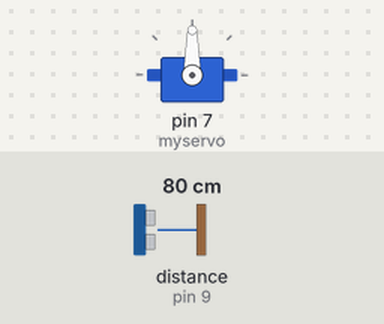
This sketch was run on a simulated Arduino Uno, built with avr-gcc and run on an emulated ATmega328P. Parts: servo. Wiring (inferred from the names in the program): ultrasonic range finder: trigger pin 8; echo pin 9. The test bench sets the inputs (shaded band); at power-on: distance to the obstacle (sensor on pin 9) 80 cm. The echo pulse lasts 58.3 µs per cm.

Above: at 1.2 s.
1.3 s: distance to the obstacle (sensor on pin 9) set to 10 cm
2.8 s: distance to the obstacle (sensor on pin 9) set to 7 cm
At 3.2 s:
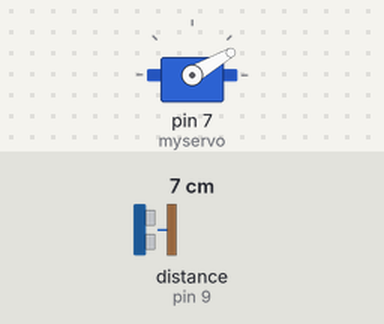
Timing chart, 0 to 5.8 s (numbered marks = the images above; inputs shaded):
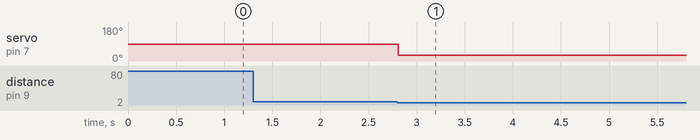

Measured:
- the behaviour switches between 9 and 8 cm on distance to the obstacle (sensor on pin 9) (found by bisection; images 0 and 1)
- after the input at 1.3 s, every drawn part: stays the same
- after the input at 2.8 s, servo on pin 7 (myservo): 90° → 30° at once

The sketch:

index.ino
```cpp
#include <elapsedMillis.h>
#include <Servo.h>
Servo myservo;
boolean isServoRunning = false;

const int echoPin = 9;
const int trigPin = 8;
long duration;
int distance;

void setup() {
  pinMode(trigPin, OUTPUT);
  pinMode(echoPin, INPUT);
  myservo.attach(7);
}

void changePage () {
  elapsedMillis timeElapsed = 0;
  const int oneFullSpin = 1050;
  myservo.attach(7);
  myservo.write(30);

  while(timeElapsed < oneFullSpin) {
  }

  isServoRunning = false;
  myservo.detach();
}

void loop() {
  digitalWrite(trigPin, LOW);
  delayMicroseconds(10);

  digitalWrite(trigPin, HIGH);
  delayMicroseconds(18);
  digitalWrite(trigPin, LOW);

  duration = pulseIn(echoPin, HIGH);
  distance = duration*0.034/2;

  if (distance < 8 && !isServoRunning) {
    isServoRunning = true;
    changePage();
  }

  delay(50);
}
```
